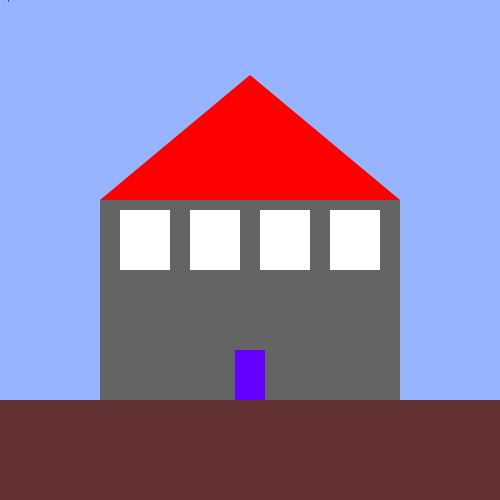
Frame 1 (no input)
Frame 60 (no input): identical to frame 1, image omitted
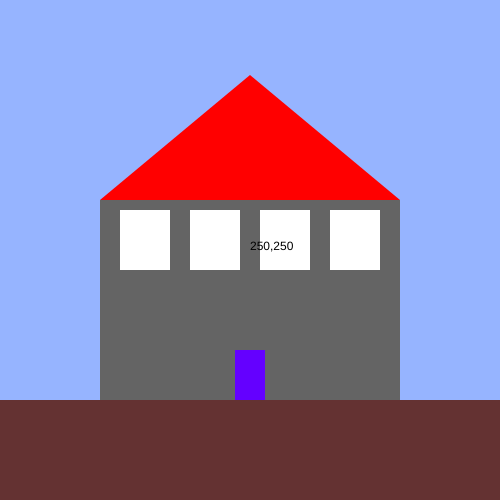
Frame 120 (the mouse pressed at the canvas centre since frame 60)

The p5.js sketch that drew these frames (run headless with seeded random() and noise() and a simulated clock; from frame 60 on, the mouse is pressed at the canvas centre):

// p5.js sketch
// ── sketch.js
var base_x;
var base_y;
var windows;

function setup() {
  createCanvas(500, 500);
  base_x = width / 2;
  base_y = height - 100;

  // Each window object now includes a color property
  windows = [
    { x: 120, y: 210, w: 50, h: 60, c: color(255) },
    { x: 190, y: 210, w: 50, h: 60, c: color(255) },
    { x: 260, y: 210, w: 50, h: 60, c: color(255) },
    { x: 330, y: 210, w: 50, h: 60, c: color(255) }
  ];
}

function draw() {
  background(150, 180, 255);
  drawHouse();
  drawWindows();
  
  // Draw the ground
  fill(100, 50, 50);
  rect(0, height - 100, width, 200);
  
  // A helpful mouse pointer
  push();
  fill(0);
  noStroke();
  text(mouseX + "," + mouseY, mouseX, mouseY);
  pop();
}

// Draw House with a square and a triangle roof, and a rect as a door.
function drawHouse() {
  fill(100);
  noStroke();
  rect(100, base_y - 200, 300, 200); // Main house
  fill(255, 0, 0);
  triangle(250, 75, 100, 200, 400, 200);
  fill(100, 0, 255);
  rect(width / 2 - 15, base_y - 50, 30, 50);
}

// Create windows that flicker on or off on click of a mouse.
function drawWindows() {
  noStroke();
  for (var i = 0; i < windows.length; i++) {
    fill(windows[i].c);
    rect(windows[i].x, windows[i].y, windows[i].w, windows[i].h);
  }
}

function mousePressed() {
  for (var i = 0; i < windows.length; i++) {
    // Check if the mouse is inside the current window
    if (mouseX > windows[i].x && mouseX < windows[i].x + windows[i].w &&
        mouseY > windows[i].y && mouseY < windows[i].y + windows[i].h) {
      // Change the color of the window
      windows[i].c = color(0);
    }
  }
}
